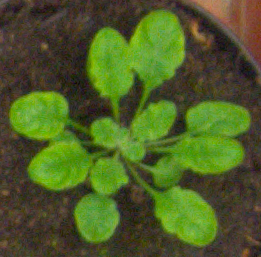
#> input picture Teste2/planta.png, 261 x 257 px, found by its file name
$ python testeOpenCV.py   (older library calls are emulated)
#> lines starting #> are read from the running program, lines starting #| are printed output that depends on the picture; after the words box and inside, x2 and y2 are one past the last pixel; in counts of white or black regions, pixels touching at a corner belong together
#> in show_image, img is the input picture: shape (257, 261, 3); mean B, G, R 38.6, 93.9, 78.4
#!/usr/bin/env python2
# -*- coding: utf-8 -*-
import  cv2        #disponibiza as funções do opencv
import numpy as np
import matplotlib.pyplot as plt
import PIL.ImageOps
import imageio
from scipy import misc, ndimage
from skimage import exposure, morphology, img_as_float, filters, util, measure
from PIL import Image


def maiorObjeto(grayscaled,threshold):

    im_r,tmp = ndimage.label(threshold)

    props = measure.regionprops(im_r,grayscaled)
    objMaior = 0
    img_m = 0
    for i in range(0, im_r.max()):
        im_t = np.zeros(im_r.shape)

        im_t [im_r == i+1] = 1


        if props[i].area > objMaior:
            objMaior = props[i].area
            img_m = im_t

    return img_m

def filtroRGB(src,r,g,b):
#> called with r = 0, g = 1, b = 0
    if r == 0:
        src[:,:,2] = 0    #elimina o vermelho
    if g == 0:
        src[:,:,1] = 0    #elimina o verde
    if b == 0:
        src[:,:,0] = 0    #elimina o azul
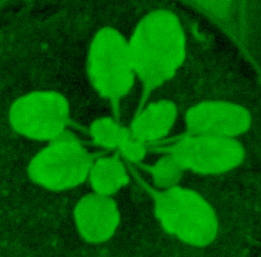
#> src: shape (257, 261, 3); mean B, G, R 0, 93.9, 0

def show_image():
    img = cv2.imread('planta.png')

    filtroRGB(img,0,1,0)
    verde_inferior = np.array([0,127,0])
    verde_superior = np.array([255,255,255])
    mascara = cv2.inRange(img, verde_inferior, verde_superior)
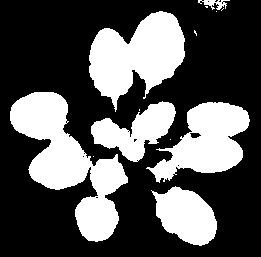
#> mascara: shape (257, 261); 33.6% white; 13 white regions (7 under 20 px), largest, box (x1, y1, x2, y2) and area: (10, 92, 128, 242) 7239, (89, 11, 185, 112) 5590, (146, 102, 250, 183) 4407, (151, 186, 217, 246) 2565, (91, 101, 176, 162) 2541, (198, 0, 230, 10) 148
    res = cv2.bitwise_and(img,img, mask= mascara)

    grayscaled = cv2.cvtColor(res,cv2.COLOR_BGR2GRAY)

    median = cv2.medianBlur(grayscaled,3)

    retval, threshold = cv2.threshold(median, 10, 255, cv2.THRESH_OTSU)
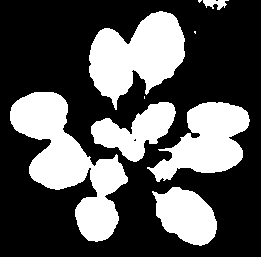
#> threshold: shape (257, 261); 33.5% white; 9 white regions (3 under 20 px)
#> retval = 0

    elemEstr3 = np.array([[0,1,0],
                         [1,1,1],
                         [0,1,0]], np.uint8)

    elemEstr5 = np.array([[0, 0, 1, 0, 0],
                           [1, 1, 1, 1, 1],
                           [1, 1, 1, 1, 1],
                           [1, 1, 1, 1, 1],
                           [0, 0, 1, 0, 0]], np.uint8)

    kernel3 = np.ones((3,3),np.uint8)
    kernel5 = np.ones((5,5),np.uint8)

    #np.ones((3,3))
    selem = morphology.disk(3)

    # [10 lines of commented-out code are left out]
    fechamento = cv2.morphologyEx(grayscaled,cv2.MORPH_CLOSE,elemEstr5)

    #tophat
    #topHat = cv2.morphologyEx(grayscaled,cv2.MORPH_TOPHAT,kernel5)

    #abertura
    #abertura = cv2.morphologyEx(grayscaled,cv2.MORPH_OPEN,kernel3)

    #dilatação
    dilatacao = cv2.dilate(fechamento,elemEstr5,iterations = 1)

    #erosao
    erosao = cv2.erode(dilatacao,elemEstr3,iterations = 1)
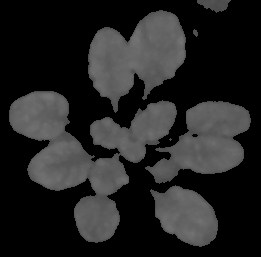
#> erosao: shape (257, 261); min 0, max 116, mean 35.4

    #linha
    #img_tra = erosao
    #linha = cv2.dilate(img_tra,kernel3,iterations = 1) - cv2.erode(img_tra,kernel3,iterations = 1)

    plt.figure()
    img_print = erosao
    img_maior = maiorObjeto(grayscaled,img_print)
#> in maiorObjeto, `im_r,tmp = ndimage.label(threshold)`:
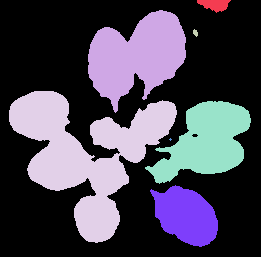
#> im_r: shape (257, 261) int32; 8 distinct labels, from 0 to 7; one colour per label, 0 black
#> in maiorObjeto, `im_r,tmp = ndimage.label(threshold)`: tmp = 7
#> in maiorObjeto, `props = measure.regionprops(im_r,grayscaled)`: props = 7 regions; box (x1, y1, x2, y2) and area: (9, 91, 177, 243) 10844, (88, 10, 186, 113) 6058, (145, 101, 251, 184) 4874, (150, 185, 218, 247) 2801, (197, 0, 231, 13) 280, (193, 29, 198, 37) 27, (169, 138, 172, 141) 5
#> the loop in maiorObjeto, `for i in range(0, im_r.max()):` made 7 passes
#> objMaior on passes 1, 2, 4: 280, 6058, 10844
#> after the loop in maiorObjeto, `for i in range(0, im_r.max()):`:
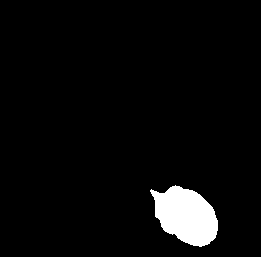
#> im_t: shape (257, 261) float64; values 0 (black) and 1 (white), 4.2% white; 1 white region, box (x1, y1, x2, y2) and area: (150, 185, 218, 247) 2801
#> after the loop in maiorObjeto, `for i in range(0, im_r.max()):`:
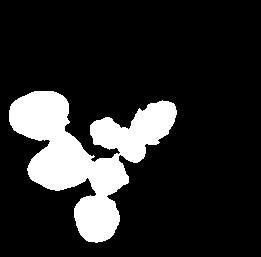
#> img_m: shape (257, 261) float64; values 0 (black) and 1 (white), 16.2% white; 1 white region, box (x1, y1, x2, y2) and area: (9, 91, 177, 243) 10844
#> after the loop in maiorObjeto, `for i in range(0, im_r.max()):`: objMaior = 10844
    #plt.imshow(maiorObjeto(grayscaled,img_open))
    #imageio.imwrite('teste.tif',img_print)
    #imageio.imwrite('teste_maior.tif',img_maior)
#> (the run stopped early here; a loop or call above may not have finished)
